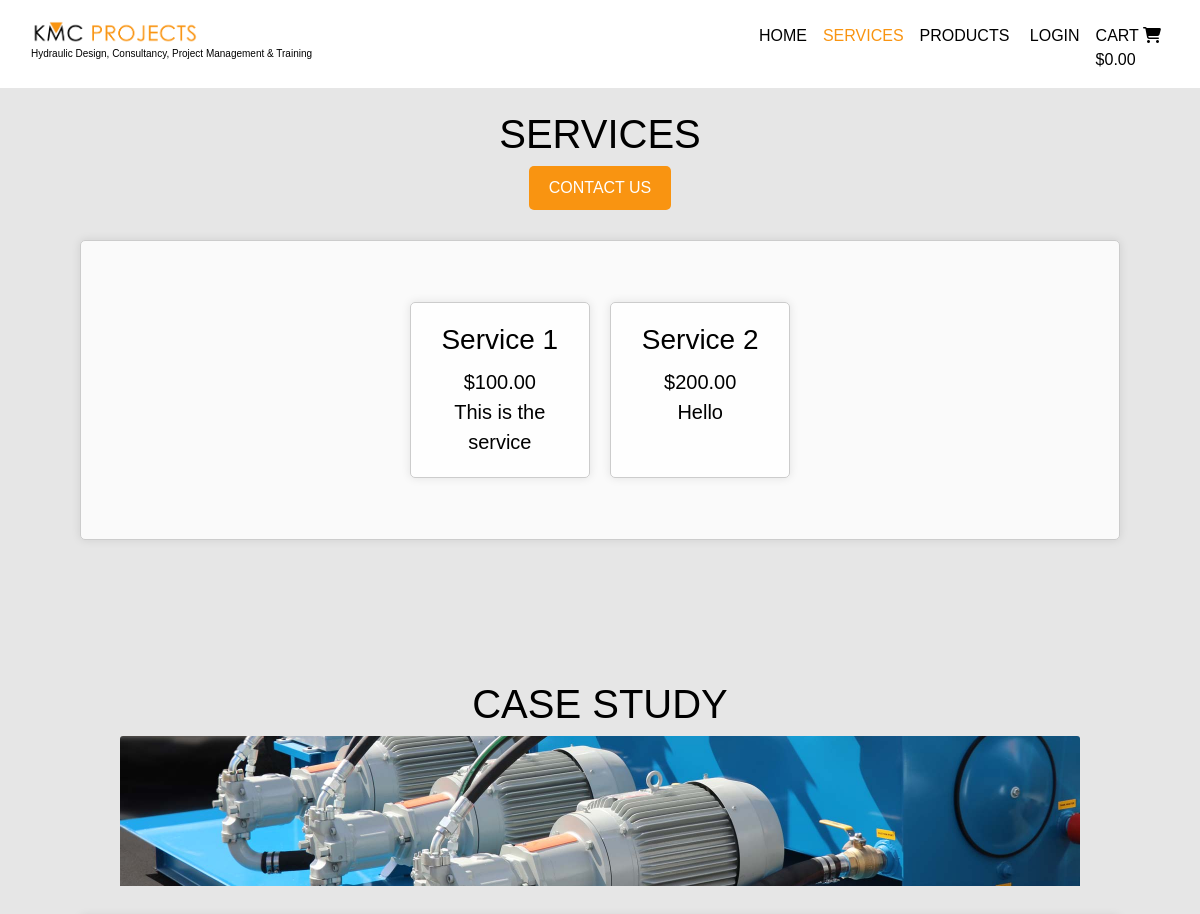
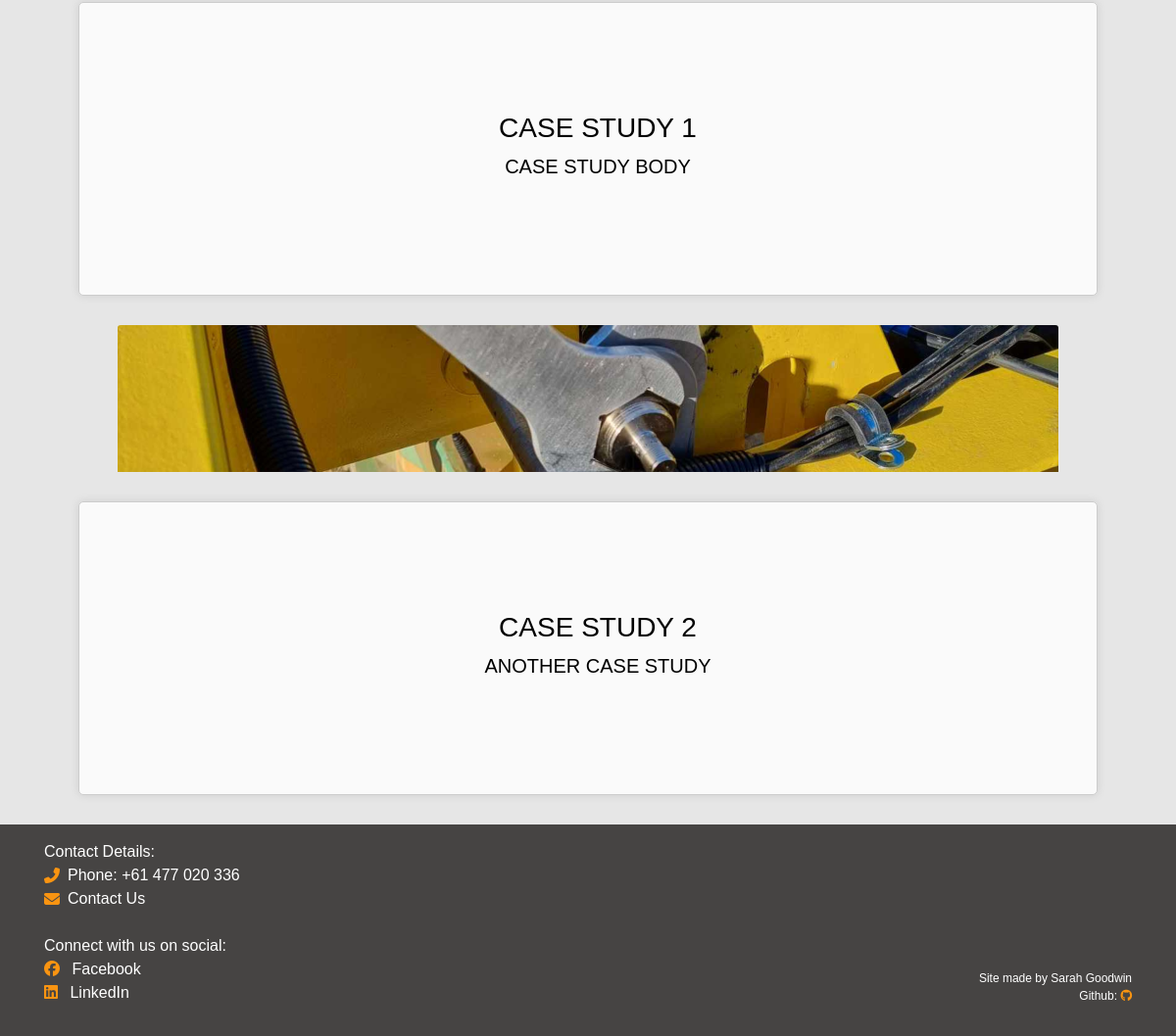
Page /services/ on the committed database (2 pictures, top to bottom).
### services/models.py (models this page shows, shortened)
class Services(models.Model):
    name = models.CharField(max_length=100)
    sku = models.CharField(max_length=254, null=True, blank=True, unique=True)
    description = models.TextField(max_length=250)
    price = models.DecimalField(max_digits=6, decimal_places=2)
    created_on = models.DateTimeField(auto_now_add=True)
    updated_on = models.BooleanField(default=False)

class CaseStudy(models.Model):
    title = models.CharField(max_length=100)
    sku = models.CharField(max_length=254, null=True, unique=True)
    body = models.TextField()
    image = models.ImageField(null=True, blank=True)
    created_on = models.DateTimeField(auto_now_add=True)
    updated_on = models.BooleanField(default=False)

### services/views.py (the view)
# urls.py: path('', views.ServiceList, name='services'),
def ServiceList(request):
    services = Services.objects.all()
    casestudies = CaseStudy.objects.all()
    return render(request, 'services/services.html', {'services': services, 'casestudies': casestudies})

### cart/context.py (called while the page is built, shortened)
def cart_contents(request):
    cart_items = []
    total = 0
    item_count = 0
    cart = request.session.get('cart', {})
    context = {
        'cart_items': cart_items,
        'total': total,
        'item_count': item_count,
    }
    return context

### services/templates/services/services.html (shortened to what this page needs)
{% extends "base.html" %}
{% load static %}
{% block content %}
<div class="content-wrapper">
    <h1 class="site-headings">Services</h1>
    <a href="{% url 'contact' %}" class="contact-button">Contact Us</a>
    <div class="services-box">
        <div class="service-text">
            {% for service in services %}
                <div class="services-inner-box">
                    <div class="services-list">
                        <div class="services-details">
                            <h3 class="product-name">{{ service.name }}</h3>
                            <p class="lead mb-0">${{ service.price }}</p>
                            <p class="lead mb-0">{{ service.description }}</p>
                        </div>
                    </div>
                </div>
            {% endfor %}
        </div>
    </div>
<div class="content-wrapper">
    <h1 class="site-headings">Case Study</h1>
    {% for casestudy in casestudies %}
    {% if casestudy.image %}
    <a href="">
        <img class="card-img-top img-fluid casestudy-img" src="{{ casestudy.image.url }}" alt="{{ casestudy.title }}">
    </a>
    {% else %}
    <a href="">
        <img class="card-img-top img-fluid" src="" alt="{{ casestudy.title }}">
    </a>
    {% endif %}
    <div class="homepage-box">
            <h1 class="homepage-text">
                    <div class="items-list">
                        <div class="item-details">
                            <h3 class="product-name">{{ casestudy.title }}</h3>
                            <p class="lead mb-0">{{ casestudy.body }}</p>
                        </div>
                    </div>
                </div>
            </div>
    {% endfor %}
{% endblock %}

### templates/base.html (shortened to what this page needs)
{% load static %}
{% url 'home' as home_url %}
{% url 'services' as services_url %}
{% url 'cart' as cart_url %}
{% url 'items' as items_url %}
{% url 'account_login' as login_url %}
{% url 'account_signup' as signup_url %}
{% url 'account_logout' as logout_url %}
<!doctype html>
<html lang="en">
  <head>
{% block corecss %}
    <link rel="stylesheet" href="https://stackpath.bootstrapcdn.com/bootstrap/4.4.1/css/bootstrap.min.css">
    <link rel="stylesheet" href="https://use.typekit.net/qlo3ytp.css">
    <link rel="stylesheet" href="{% static '/css/base.css' %}">
    {% endblock %}
</head>
<body>
    <header class="container-fluid fixed-top">
        <div id="topnav" class="row bg-white pt-lg-2">
            <div class="col-lg-4 my-auto py-1 py-lg-0 text-center text-lg-left">
                <a href="{% url 'home' %}" class="nav-link main-logo-link">
                    <img class="logo-img" src="{% static 'images/logo.png' %}" alt="kmc project logo image">
                    <p class="tagline">Hydraulic Design, Consultancy, Project Management & Training</p>
                </a>
            </div>
            <div class="col-lg-8">
                <nav class="navbar navbar-expand-lg justify-content-end">
                    <div class="collapse navbar-collapse" id="navbarNav">
                        <ul class="navbar-nav ml-auto">
                            <li class="nav-item">
                                <a class="nav-link {% if request.path == '/' %}active{% endif %}" href="{% url 'home' %}">Home</a>
                            </li>
                            <li class="nav-item">
                                <a class="nav-link {% if request.path == '/services/' %}active{% endif %}" href="{% url 'services' %}">Services</a>
                            </li>
                            <li class="nav-item dropdown">
                                <a class="nav-link {% if request.path == '/items/' %}active{% endif %}" href="{% url 'items' %}" id="navbarDropdown" role="button" data-toggle="dropdown" aria-haspopup="true" aria-expanded="false">
                                  Products
                                </a>
                              </li>
                             {% if user.is_authenticated %}
                             <li class="nav-item">
                                <a class="nav-link" href="#">Your Account</a>
                            </li>
                            <li class="nav-item">
                                <a class="nav-link {% if request.path == logout_url %}active" aria-current="page{% endif %}" href="{% url 'account_logout' %}">Logout</a>
                            </li>
                            {% else %}
                            <li class="nav-item">
                                <a class="nav-link {% if request.path == '/account/login/' %}active{% endif %}" href="{% url 'account_login' %}">Login</a>
                            </li>
                            {% endif %}
                            <li class="nav-item">
                                <a class="nav-link {% if request.path == '/cart/' %}active{% endif %}" href="{% url 'cart' %}">Cart
                                    <i class="fa-solid fa-cart-shopping"></i>
                                    <div>
                                        <p class="my-0">
                                            {% if total %}
                                                ${{ total|floatformat:2 }}
                                            {% else %}
                                                $0.00
                                            {% endif %}
                                        </p>
                                    </div>
                                </a>
                            </li>
                        </ul>
                    </div>
                </nav>
            </div>
        </div>
    </header>
    {% block content %}
    {% endblock %}
<footer class="footer mt-auto py-3 dark-bg">
    <div class="container">
        <div class="row">
            <div class="col-md-6">
                <ul class="list-unstyled d-flex flex-column">
                    <li class="d-flex flex-row align-items-center">
                        Contact Details:
                    </li>
                    <li class="d-flex flex-row align-items-center">
                        <i class="fas fa-phone-alt mr-2"></i><a href="tel: +61477020336">Phone: +61 477 020 336</a>
                    </li>
                    <li class="d-flex flex-row align-items-center">
                        <i class="fas fa-envelope mr-2"></i> <a href="{% url 'contact' %}">Contact Us</a>
                    </li>
                    <br>
                    <li class="d-flex flex-row align-items-center">
                        Connect with us on social:
                    </li>
                    <li class="d-flex flex-row align-items-center">
                        <a href="https://www.facebook.com/kmc.projects.admin/" target="_blank" rel="noopener" aria-label="KMC Facebook page"><i class="fab fa-facebook mr-2"></i> Facebook</a>
                    </li>
                    <li class="d-flex flex-row align-items-center">
                        <a href="https://www.linkedin.com/in/kevmccaffrey?originalSubdomain=nz" target="_blank" rel="noopener" aria-label="Linkedin Kevin McCaffrey"><i class="fab fa-linkedin mr-2"></i> LinkedIn</a>
                    </li>
                </ul>
            </div>
            <div class="col-md-6 text-right site-creator">
                <ul class="list-unstyled d-flex flex-column">
                    <li>
                        {% block copyright %}Site made by Sarah Goodwin{% endblock copyright %}
                    </li>
                    <li>
                        <a href="https://github.com/sarahgoodwin93" target="_blank" rel="noopener" aria-label="Github Page">Github: <i class="fab fa-github"></i></a>
                    </li>
                </ul>
            </div>
        </div>
    </div>
</footer>
</body>
</html>

### static/css/base.css (style rules this page uses)
body { font-family: 'proxima-nova', sans-serif; font-style: normal; font-weight: 100; color: black; background-color: #e6e6e6; }
h1, h2 { text-transform: uppercase; }
.site-headings { margin-top: 10px; }
.logo-img { width: 50%; text-align: center; }
.tagline { text-decoration: none; font-size: 10px; margin-top: 2px; color: black; }
.navbar { display: flex; justify-content: space-between; text-transform: uppercase; text-decoration: none; }
.navbar .navbar-nav .nav-link { color: black; }
.navbar-nav .nav-link.active { color: #f99411; }
.content-wrapper { padding-top: 100px; text-align: center; }
.contact-button { display: inline-block; padding: 10px 20px; background-color: #f99411; color: #fff; text-decoration: none; border-radius: 5px; text-transform: uppercase; }
.homepage-box { display: flex; flex-wrap: wrap; align-items: center; justify-content: center; text-align: center; margin: 30px 80px; background-color: rgba(255, 255, 255, 0.8); border: 1px solid #ccc; padding: 20px; border-radius: 5px; box-shadow: 0 0 10px rgba(0, 0, 0, 0.1); height: 300px; overflow: auto; }
.homepage-text { font-size: 15px; color: black; }
.services-inner-box { background-color: rgba(255, 255, 255, 0.8); border: 1px solid #ccc; padding: 20px; border-radius: 5px; box-shadow: 0 0 10px rgba(0, 0, 0, 0.1); margin: 10px; width: 50%; }
.services-box { display: flex; flex-wrap: wrap; align-items: center; justify-content: center; text-align: center; margin: 30px 80px; background-color: rgba(255, 255, 255, 0.8); border: 1px solid #ccc; padding: 20px; border-radius: 5px; box-shadow: 0 0 10px rgba(0, 0, 0, 0.1); height: 300px; }
.service-text { display: flex; }
.casestudy-img { max-width: 80%; max-height: 150px; }
.item-details { margin-left: 20px; flex-basis: calc(60% - 20px); }
.product-name { margin-bottom: 10px; }
.footer i { color: #f99411; }
.footer a { text-decoration: none; color: white; }
.fa-github { text-decoration: none; color: #f99411; }
footer { color: white; background-color: #464443; }
.site-creator { display: flex; flex-direction: column; justify-content: flex-end; }
.site-creator li { font-size: 12px; color: white; }

### rows in the picture
Services: name "Service 1", price "100.00", description "This is the service"
Services: name "Service 2", price "200.00", description "Hello"
CaseStudy: image (picture), title "CASE STUDY 1", body "CASE STUDY BODY"
CaseStudy: image (picture), title "CASE STUDY 2", body "ANOTHER CASE STUDY"
